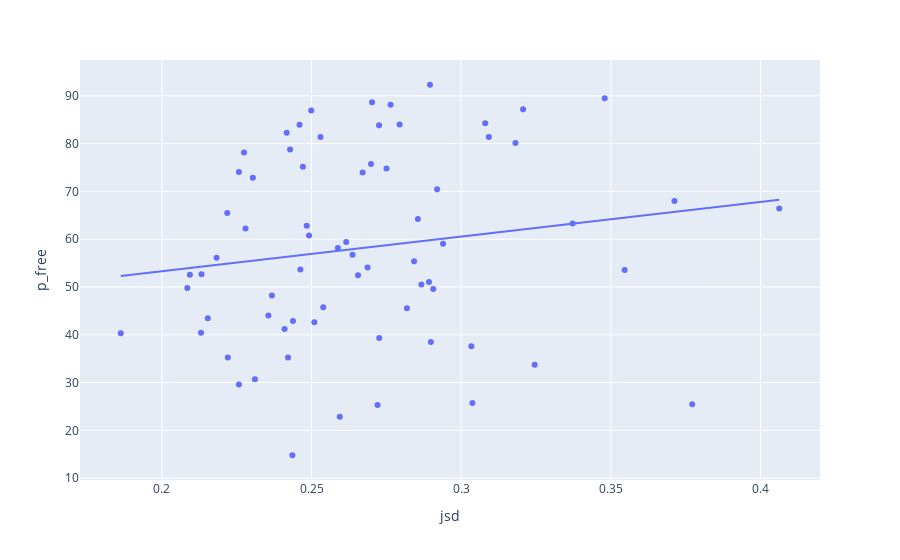

The notebook cell this image was saved under:
### Code cell
px.scatter(df, x='jsd', y='p_free', trendline='ols')

# Fail
